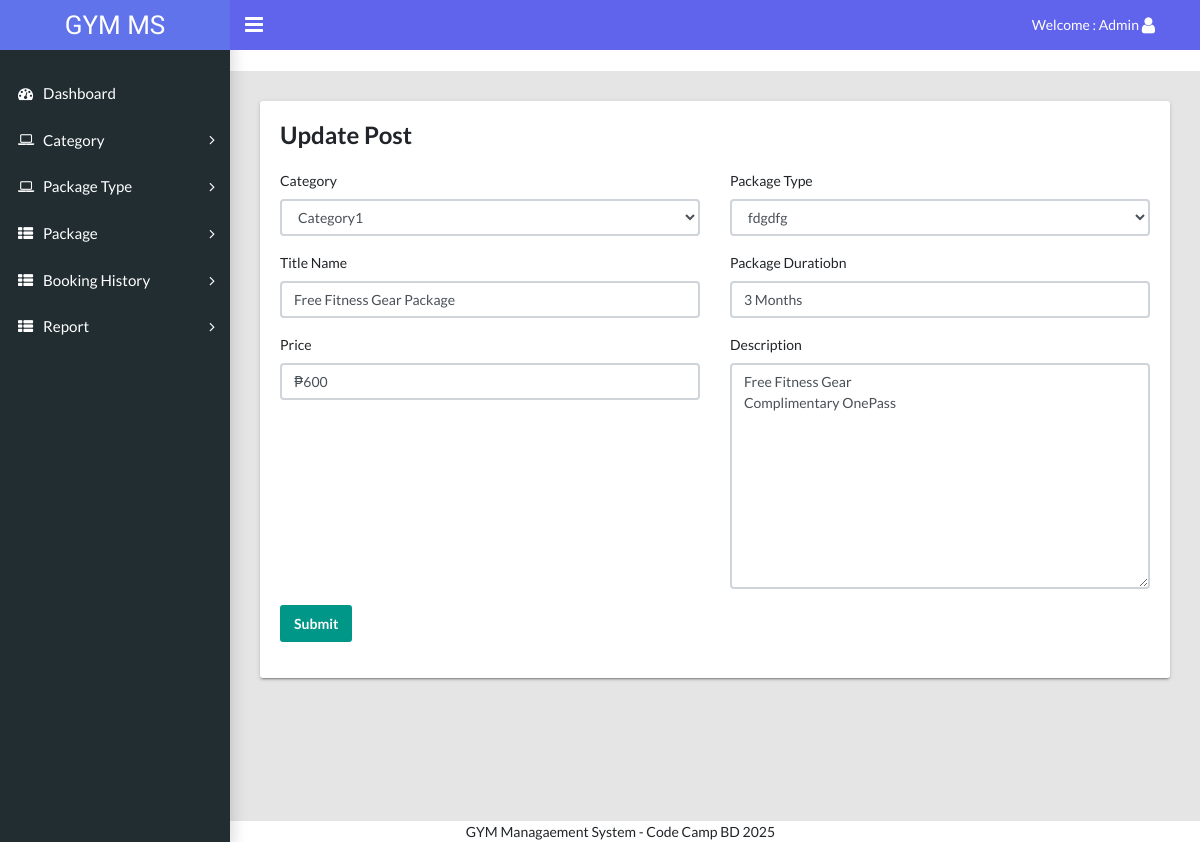
The page /admin/edit-post.php?pid=1 (signed in) on the database its author committed.
### tables this page shows
CREATE TABLE `tbladdpackage` (
  `id` int(11) NOT NULL,
  `category` varchar(45) DEFAULT NULL,
  `titlename` varchar(450) DEFAULT NULL,
  `PackageType` varchar(45) DEFAULT NULL,
  `PackageDuratiobn` varchar(45) DEFAULT NULL,
  `Price` varchar(45) DEFAULT NULL,
  `uploadphoto` varchar(450) DEFAULT NULL,
  `Description` varchar(450) DEFAULT NULL,
  `create_date` timestamp NULL DEFAULT current_timestamp()
);

CREATE TABLE `tblcategory` (
  `id` int(11) NOT NULL,
  `category_name` varchar(45) DEFAULT NULL,
  `status` varchar(45) DEFAULT '0'
);

CREATE TABLE `tblpackage` (
  `id` int(11) NOT NULL,
  `cate_id` varchar(45) DEFAULT NULL,
  `PackageName` varchar(45) DEFAULT NULL
);

### admin/edit-post.php (the view, shortened to what this page needs)
<?php session_start();
if (strlen($_SESSION['adminid']==0)) {
  header('location:logout.php');
  } else{
$pid=$_GET['pid'];
?>
<!DOCTYPE html>
<html lang="en">
  <head>
    <link rel="stylesheet" type="text/css" href="css/main.css">
    <link rel="stylesheet" type="text/css" href="https://maxcdn.bootstrapcdn.com/font-awesome/4.7.0/css/font-awesome.min.css">
  </head>
  <body class="app sidebar-mini rtl">
   <?php include 'include/header.php'; ?>
    <?php include 'include/sidebar.php'; ?>
      <marquee onMouseOver="this.stop()" style="color: #e92f33;" onMouseOut="this.start()"></marquee>
    <main class="app-content">
      <div class="row">
        <div class="col-md-12">
          <div class="tile">
            <h3 class="tile-title">Update Post</h3>
               <?php
                   include  'include/config.php';
                  $sql="SELECT * FROM tbladdpackage as t1
                    join tblcategory as t2
                    on t1.category=t2.id
                    join tblpackage as t3
                    on t1.PackageType=t3.id where t1.id=:pid";
                  $query= $dbh->prepare($sql);
                  $query->bindParam(':pid',$pid, PDO::PARAM_STR);
                  $query-> execute();
                  $results = $query -> fetchAll(PDO::FETCH_OBJ);
                  $cnt=1;
                  if($query -> rowCount() > 0)
                  {
                  foreach($results as $result)
                  {
                  ?>
            <div class="tile-body">
              <form class="row" method="post">
                <div class="form-group col-md-6">
                  <label class="control-label">Category</label>
                 <select name="category" id="category" class="form-control" onChange="getdistrict(this.value);">
                  <option value="<?php echo $result->id;?>"><?php echo $result->category_name;?></option>
                  </select>
                </div>
                 <div class="form-group col-md-6">
                  <label class="control-label">Package Type</label>
                   <select name="package" id="package" class="form-control">
                     <option value="<?php echo $result->id;?>"><?php echo $result->PackageName;?></option>
                 </select>
                </div>
                <div class="form-group col-md-6">
                  <label class="control-label">Title Name</label>
                  <input class="form-control" name="titlename" id="titlename" type="text" placeholder="Enter your Title Name" value="<?php echo $result->titlename;?>">
                </div>
                 <div class="form-group col-md-6">
                  <label class="control-label">Package Duratiobn</label>
                  <input class="form-control" type="text" name="packageduratiobn" name="packageduratiobn" placeholder="Enter Package Duratiobn" value="<?php echo $result->PackageDuratiobn;?>">
                </div>
                 <div class="form-group col-md-6">
                  <label class="control-label">Price</label>
                  <input class="form-control" type="text" name="Price" id="Price" placeholder="Enter your Price" value="<?php echo $result->Price;?>">
                </div>
                  <div class="form-group col-md-6">
                  <label class="control-label">Description</label>
                  <textarea name="description" id="description" class="form-control" cols="5" rows="10"><?php echo $result->Description;?></textarea>
                </div>
                <div class="form-group col-md-4 align-self-end">
                  <input type="Submit" name="Submit" id="Submit" class="btn btn-primary" value="Submit">
                </div>
              </form>
            </div>
             <?php  $cnt=$cnt+1; } } ?>
          </div>
        </div>
      </div>
    </main>
    <?php include_once 'include/footer.php' ?>
  </body>
</html>
<?php }?>

### rows shown on the page
tbladdpackage: category "Category1", package "fdgdfg", titlename "Free Fitness Gear Package", packageduratiobn "3 Months", Price "₱600", description "Free Fitness Gear Complimentary OnePass"
